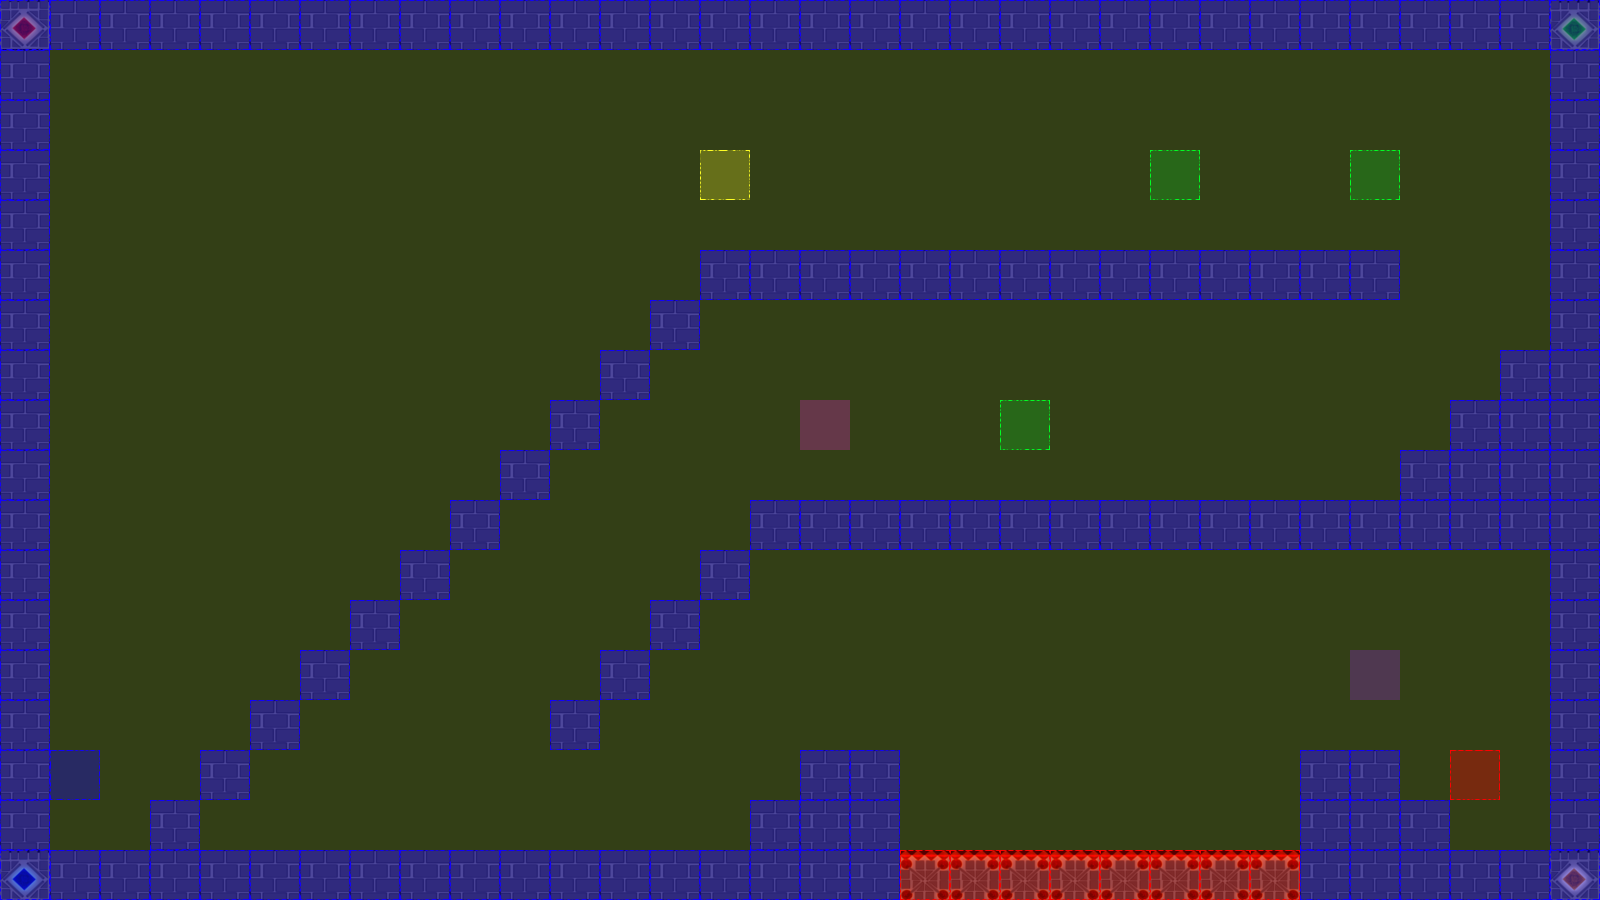

This is a level from a 2D game, rendered from its Tiled map with the project's own tilesets. A one-line summary and the map file follow, with tile-layer data summarised:
An orthogonal 32x18 tile map with 50x50 px tiles, 3 tile layers (terrain, collision, event), 2 tilesets.

<map version="1.0" orientation="orthogonal" renderorder="left-up" width="32" height="18" tilewidth="50" tileheight="50" nextobjectid="3">
 <tileset firstgid="1" name="castleTile" tilewidth="50" tileheight="50" tilecount="36" columns="6">
  <image source="tiles/castleTile.png" width="300" height="300" />
 </tileset>
 <tileset firstgid="37" name="collisionTile" tilewidth="50" tileheight="50" tilecount="12" columns="3">
  <image source="tiles/collisionTile.png" width="150" height="200" />
 </tileset>
 <layer name="terrain" width="32" height="18">
  <data>[576 cells, 157 non-empty, 6 distinct tile ids]</data>
 </layer>
 <layer name="collision" width="32" height="18">
  <data>[576 cells, 576 non-empty, 3 distinct tile ids]</data>
 </layer>
 <layer name="event" width="32" height="18">
  <data>[576 cells, 8 non-empty, 6 distinct tile ids]</data>
 </layer>
</map>
